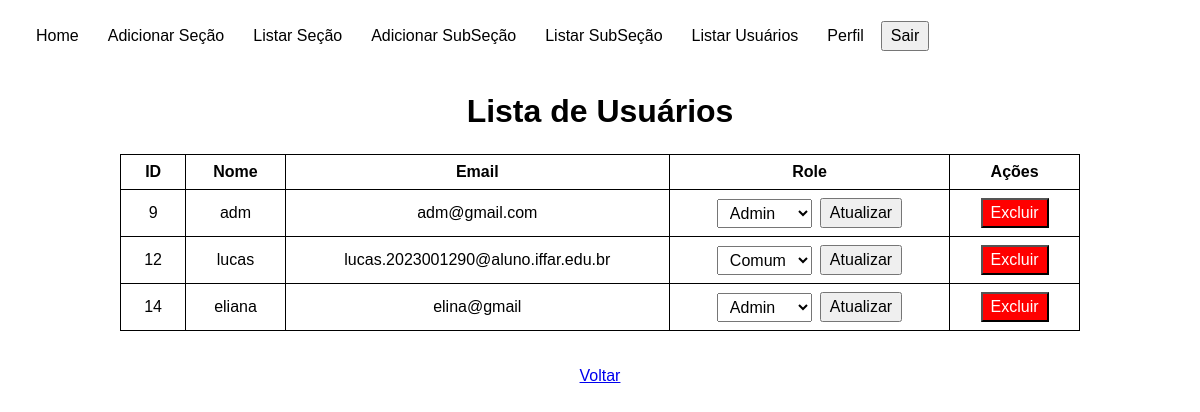
The app's page /View/UsuarioListar.php (signed in) with its own data.
### tables this page shows
CREATE TABLE `usuarios` (
  `id` int(11) NOT NULL,
  `nome_usuario` varchar(255) NOT NULL,
  `email` varchar(255) NOT NULL,
  `tipo` varchar(50) NOT NULL,
  `sessaoID` varchar(255) DEFAULT NULL,
  `senha` varchar(255) NOT NULL,
  `codigo_recuperacao` varchar(10) DEFAULT NULL,
  `codigo_expiracao` datetime DEFAULT NULL
);

### Conexao/ConexaoConfig.php (called while the page is built, shortened)
<?php
class ConexaoConfig {
	private $sgbd;
	private $host;
	private $bd;
	private $usuario;
	private $senha;
	public function __construct(){
		$iniFile = parse_ini_file(__DIR__ . "/config.ini");
		$this->sgbd = $iniFile["sgbd"];
		$this->host = $iniFile["host"];
		$this->bd = $iniFile["bd"];
		$this->usuario = $iniFile["usuario"];
		$this->senha = $iniFile["senha"];
	}
	public function getSgbd() {
		return $this->sgbd;
	}
	public function getHost() {
		return $this->host;
	}
	public function getBd() {
		return $this->bd;
	}
	public function getUsuario() {
		return $this->usuario;
	}
	public function getSenha() {
		return $this->senha;
	}
}

### Conexao/Conexao.php (called while the page is built, shortened)
<?php
include_once 'ConexaoConfig.php';
class Conexao {
    private static $conexao;
    public static function getConexao() {
    	$config = new ConexaoConfig();
    	if (!isset(self::$conexao)) {
    		self::$conexao = new PDO($config->getSgbd().":host=".$config->getHost()."; dbname=".$config->getBd().";", $config->getUsuario(), $config->getSenha());
    		self::$conexao->setAttribute(PDO::ATTR_ERRMODE, PDO::ERRMODE_EXCEPTION);
    	}
    	return self::$conexao;
    }
}
?>

### Controller/UsuarioDAO.php (called while the page is built, shortened)
<?php
include_once __DIR__ . '/../Conexao/Conexao.php';
class UsuarioDAO
{
    private $conexao;
    public function __construct()
    {
        $this->conexao = Conexao::getConexao();
    }
    public function listarTodos()
    {
        $stmt = $this->conexao->prepare("SELECT * FROM usuarios ORDER BY id ASC");
        $stmt->execute();
        return $stmt->fetchAll(PDO::FETCH_ASSOC);
    }
}

### View/UsuarioListar.php (the view, shortened to what this page needs)
<?php
include_once __DIR__ . '/../Controller/UsuarioDAO.php';
$usuarioDAO = new UsuarioDAO();
$usuarios = $usuarioDAO->listarTodos();
?>
<!DOCTYPE html>
<html lang="pt-BR">
<head>
    <Link rel="stylesheet" href="../Css/usuariosListar.css">
</head>
<body>
    <?php include_once __DIR__ . '/header.php'; ?>
    <h1> Lista de Usuários</h1>
    <table>
        <thead>
            <tr>
                <th>ID</th>
                <th>Nome</th>
                <th>Email</th>
                <th>Role</th>
                <th>Ações</th>
            </tr>
        </thead>
        <tbody>
            <?php foreach ($usuarios as $usuario): ?>
                <tr>
                    <td><?= htmlspecialchars($usuario['id']) ?></td>
                    <td><?= htmlspecialchars($usuario['nome_usuario']) ?></td>
                    <td><?= htmlspecialchars($usuario['email']) ?></td>
                    <td>
                        <form method="POST" action="">
                            <select name="nova_role">
                                <option value="admin" <?= $usuario['tipo']=='admin'?'selected':'' ?>>Admin</option>
                                <option value="comum" <?= $usuario['tipo']=='comum'?'selected':'' ?>>Comum</option>
                            </select>
                            <button type="submit">Atualizar</button>
                        </form>
                    </td>
                    <td>
                        <form method="POST" action="" onsubmit="return confirm('Tem certeza que deseja excluir este usuário?');">
                            <button type="submit" style="background-color:red;color:white;">Excluir</button>
                        </form>
                    </td>
                </tr>
            <?php endforeach; ?>
        </tbody>
    </table>
    <br><br>
            <a href="AdmLogin.php" class="btn btn-link"  tabindex="0">Voltar</a>
</body>
</html>

### Css/usuariosListar.css (style rules this page uses)
body { font-family: Arial, sans-serif; display: flex; flex-direction: column; align-items: center; margin: 0; padding-top: 4.5rem; }
h1 { text-align: center; margin-bottom: 1.5rem; }
table { border-collapse: collapse; width: 80%; text-align: center; }
th, td { border: 1px solid #000; padding: 0.5rem 1rem; }
form { display: flex; justify-content: center; align-items: center; gap: 0.5rem; margin: 0; }
select, button { padding: 0.25rem 0.5rem; font-size: 1rem; cursor: pointer; }

### records on screen
usuarios: id "9", nome_usuario "adm", email "adm@gmail.com", nova_role "Admin"
usuarios: id "12", nome_usuario "lucas", email "lucas.2023001290@aluno.iffar.edu.br", nova_role "Comum"
usuarios: id "14", nome_usuario "eliana", email "elina@gmail", nova_role "Admin"
